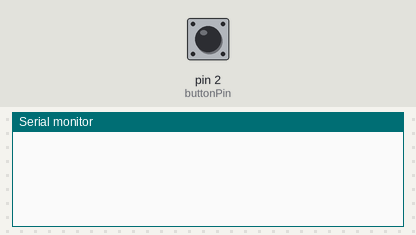
Simulated run of this sketch. Board: Arduino Uno, built with avr-gcc and run on an emulated ATmega328P. Shown: the last lines printed to the serial monitor. The inputs (shaded band) are chosen by the test bench; at power-on: pin 2 (buttonPin) HIGH.

Above: at 1.2 s.
1.3 s: pin 2 (buttonPin) pulled LOW for 0.15 s
At 2.5 s:
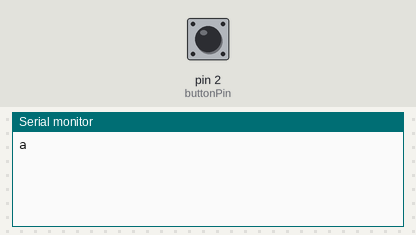
2.9 s: pin 2 (buttonPin) pulsed LOW 2 times (0.12 s each, 0.3 s apart)
At 3.7 s:
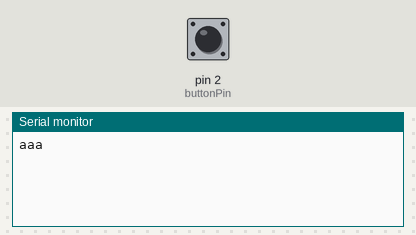

Measured:
- after the input at 1.3 s, the serial monitor: prints a new line after 0.05 s (image 1)
- after the input at 2.9 s, the serial monitor: prints a new line after 0.05 s (image 2)

The sketch:

Sketch.ino
```cpp
const int buttonPin = 2; // Pin connected to the switch
const int key = 'a'; // Key to send when switch is pressed

void setup() {
  Serial.begin(9600);
  pinMode(buttonPin, INPUT_PULLUP);
}

void loop() {
  static bool buttonState = true; // Current state of the button
  bool newButtonState = digitalRead(buttonPin) == LOW; // Read the button state

  // If the button state has changed, wait for switch to settle and send key
  if (newButtonState != buttonState) {
    delay(50); // Wait for switch to settle
    if (newButtonState) {
      Serial.write(key);
      Serial.flush();
    }
    buttonState = newButtonState;
  }
}
```
